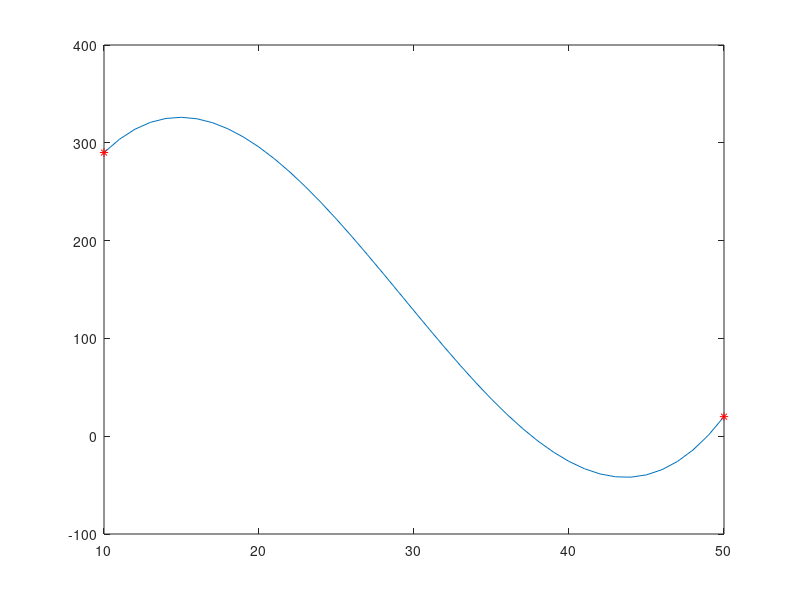

The MATLAB script that drew this image: (Note: this script raises an error after producing the figure.)
%punto inicial (10,290)
%punto2 (22, 270)
%punto3 (38, -5)
%punto final (50,20)
 
Px1 = 10;
Px2 = 22;
Px3 = 38;
Px4 = 50;
 
Py1 = 290;
Py2 = 270;
Py3 = -5;
Py4 = 20; 
VectorX = [Px1:Px4];
X = [Px1^3 Px1^2 Px1 1; Px2^3 Px2^2 Px2 1; Px3^3 Px3^2 Px3 1;...
    Px4^3 Px4^2 Px4 1];
Y = [Py1;Py2;Py3;Py4];
 
%Coeficientes
coeficientes = X\Y;
disp(coeficientes);
 
%Funcion de y o polinomio              
 
polinomio = @(x) x.^3*coeficientes(1) + x.^2*coeficientes(2)...
            + x*coeficientes(3)+coeficientes(4);
 
figure()
plot(VectorX,polinomio(VectorX));
hold on
plot([Px1 Px4],[Py1 Py4],'r*');





 
%Derivadas
Prim_derivada = @(x) 3*x.^2*coeficientes(1) + 2*x*coeficientes(2) + coeficientes(3);
Segun_derivada = @(x) 6*x*coeficientes(1) + 2*coeficientes(2);
longitud_curva = get_curve_area(Prim_derivada,Px1,Px4,VectorX);
disp(longitud_curva);
% max return the max value of an array or vecctor or list
y_venctor = polinomio(VectorX);
[ymax, indmax] = max(y_venctor);
x_point_y_max_value = VectorX(indmax);
[ymin, indmin] = min(y_venctor);
x_point_y_min_value = VectorX(indmin);
radio_min = get_Radio(Prim_derivada, Segun_derivada, x_point_y_min_value);
disp(radio_min);
radio_max = get_Radio(Prim_derivada, Segun_derivada, x_point_y_max_value);
disp(radio_max);
circle(x_point_y_max_value, ymax-radio_max, radio_max);
circle(x_point_y_min_value, ymin+radio_min, radio_min);
if x_point_y_min_value >= x_point_y_max_value
    valor_max = x_point_y_min_value
    valor_min = x_point_y_max_value
else
    valor_max = x_point_y_max_value
    valor_min = x_point_y_min_value
end


points = [Px1 : 0.01 : 30]
[zona_riesgo_primera]= obtain_critic_points(Prim_derivada, Segun_derivada, points);
min_first = min(zona_riesgo_primera);
max_first = max(zona_riesgo_primera);
points = [30 : 0.01 : Px4]
[zona_riesgo_segunda] = obtain_critic_points(Prim_derivada,Segun_derivada, points);
min_second = min(zona_riesgo_segunda);
max_second = max(zona_riesgo_segunda);
figure()
plot(VectorX,polinomio(VectorX));
hold on
plot(zona_riesgo_primera,polinomio(zona_riesgo_primera),'-ko');
plot(zona_riesgo_segunda,polinomio(zona_riesgo_segunda),'-ko');
plot([min_first min_second],[polinomio(min_first) polinomio(min_second)],'r*');
plot([max_first max_second],[polinomio(max_first) polinomio(max_second)],'r*');

for i=min_first:0.01:valor_min
    get_tan(i,polinomio,Prim_derivada,zona_riesgo_primera);
end

for i=min_second:0.01:valor_max
    get_tan(i,polinomio,Prim_derivada,zona_riesgo_segunda);
end

get_perp(zona_riesgo_primera(1),polinomio,Prim_derivada,zona_riesgo_primera);
 
function [tangente] = get_tan(punto_x,polinomio,Prim_derivada,zona_riesgo_primera)
    Tang = @(x) Prim_derivada(punto_x) * (x - punto_x) + polinomio(punto_x);
    y = Tang(zona_riesgo_primera);
    hold on
    plot(zona_riesgo_primera,y);
end
 
function [perpendicular] = get_perp(punto_x,polinomio,Prim_derivada,zona_riesgo_primera)
    Perp = @(x) polinomio(punto_x)+(-1./Prim_derivada(punto_x))*(x-punto_x);
    a = Perp(zona_riesgo_primera);
    hold on
    plot(zona_riesgo_primera,a);
end
 
%Funcion Longitud de la curva
function curve_longitude = get_curve_area(Prim_derivada, Px1,Px4,VectorX)
    curve_fun = @(x) sqrt (1+(Prim_derivada(x).^2));
    curve_longitude = integral(curve_fun,Px1,Px4);
end
  
function radio = get_Radio(Prim_derivada,Segun_derivada,i)
    funcion_radio = @(x) ((1+ (Prim_derivada(x))^2)^(3/2) )./ abs( Segun_derivada(x) );
    radio = funcion_radio(i);
end
 
function circle(x,y,r)
    ang=0:0.01:2*pi; 
    xpos=r*cos(ang);
    ypos=r*sin(ang);
    plot(x+xpos,y+ypos);
end
 
function [zona_riesgo] = obtain_critic_points(Prim_derivada, Segun_derivada, points)
    c_points = [];
    index = 1
    for i = 1 : length(points)
        if get_Radio(Prim_derivada, Segun_derivada, points(i)) < 50
            c_points(index) = points(i);
            index = index + 1;
        end
    end
    zona_riesgo = c_points;
    disp(zona_riesgo);
    
end
 